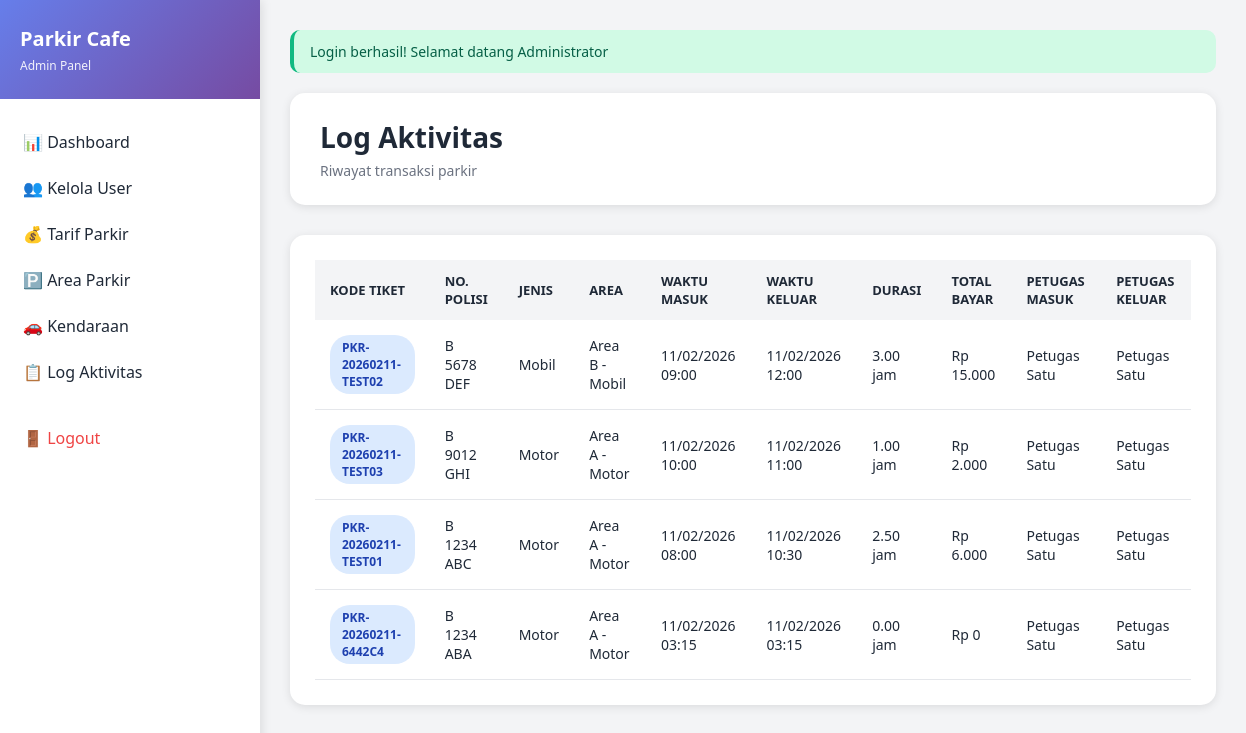
Screenshot of /admin/activityLog (signed in) with the database file from the repository.
### tables this page shows
CREATE TABLE `transaksi` (
  `id` int(11) NOT NULL,
  `kode_tiket` varchar(50) NOT NULL,
  `kendaraan_id` int(11) NOT NULL,
  `area_parkir_id` int(11) NOT NULL,
  `petugas_masuk_id` int(11) NOT NULL,
  `petugas_keluar_id` int(11) DEFAULT NULL,
  `waktu_masuk` datetime NOT NULL,
  `waktu_keluar` datetime DEFAULT NULL,
  `durasi_jam` decimal(10,2) DEFAULT NULL,
  `tarif_id` int(11) NOT NULL,
  `total_bayar` decimal(10,2) DEFAULT NULL,
  `status` enum('parkir','selesai','hilang') DEFAULT 'parkir',
  `catatan` text DEFAULT NULL,
  `created_at` timestamp NOT NULL DEFAULT current_timestamp(),
  `updated_at` timestamp NOT NULL DEFAULT current_timestamp() ON UPDATE current_timestamp()
);

CREATE TABLE `kendaraan` (
  `id` int(11) NOT NULL,
  `no_polisi` varchar(20) NOT NULL,
  `jenis_kendaraan` enum('motor','mobil','bus','truk') NOT NULL,
  `merk` varchar(50) DEFAULT NULL,
  `warna` varchar(30) DEFAULT NULL,
  `nama_pemilik` varchar(100) DEFAULT NULL,
  `no_telp_pemilik` varchar(20) DEFAULT NULL,
  `created_at` timestamp NOT NULL DEFAULT current_timestamp(),
  `updated_at` timestamp NOT NULL DEFAULT current_timestamp() ON UPDATE current_timestamp()
);

CREATE TABLE `area_parkir` (
  `id` int(11) NOT NULL,
  `nama_area` varchar(100) NOT NULL,
  `kode_area` varchar(20) NOT NULL,
  `kapasitas` int(11) NOT NULL,
  `terisi` int(11) DEFAULT 0,
  `jenis_kendaraan` enum('motor','mobil','bus','truk','semua') DEFAULT 'semua',
  `lokasi` varchar(200) DEFAULT NULL,
  `status` enum('aktif','nonaktif','maintenance') DEFAULT 'aktif',
  `created_at` timestamp NOT NULL DEFAULT current_timestamp(),
  `updated_at` timestamp NOT NULL DEFAULT current_timestamp() ON UPDATE current_timestamp()
);

CREATE TABLE `users` (
  `id` int(11) NOT NULL,
  `username` varchar(50) NOT NULL,
  `password` varchar(255) NOT NULL,
  `nama_lengkap` varchar(100) NOT NULL,
  `role` enum('admin','petugas','owner') NOT NULL,
  `email` varchar(100) DEFAULT NULL,
  `no_telp` varchar(20) DEFAULT NULL,
  `status` enum('aktif','nonaktif') DEFAULT 'aktif',
  `created_at` timestamp NOT NULL DEFAULT current_timestamp(),
  `updated_at` timestamp NOT NULL DEFAULT current_timestamp() ON UPDATE current_timestamp()
);

### controllers/AdminController.php (called while the page is built, shortened)
<?php
class AdminController extends Controller {
    private $transaksiModel;
    public function __construct() {
        $this->transaksiModel = $this->model('TransaksiModel');
    }
    public function activityLog() {
        $data = [
            'title' => 'Log Aktivitas',
            'transactions' => $this->transaksiModel->getCompletedTransactions(50),
            'flash' => $this->getFlash()
        ];
        $this->view('admin/activity_log', $data);
    }
}

### core/App.php (called while the page is built, shortened)
<?php
class App {
    protected $method = 'login';
    public function __construct() {
        $url = $this->parseURL();
        if (isset($url[0])) {
            $controllerName = ucfirst($url[0]) . 'Controller';
            $controllerPath = __DIR__ . '/../controllers/' . $controllerName . '.php';
            if (file_exists($controllerPath)) {
                unset($url[0]);
            }
        }
        $this->controller = new $this->controller;
        if (isset($url[1])) {
            if (method_exists($this->controller, $url[1])) {
                $this->method = $url[1];
                unset($url[1]);
            }
        }
        $this->params = $url ? array_values($url) : [];
        call_user_func_array([$this->controller, $this->method], $this->params);
    }
    public function parseURL() {
        if (isset($_GET['url'])) {
            $url = rtrim($_GET['url'], '/');
            $url = filter_var($url, FILTER_SANITIZE_URL);
            $url = explode('/', $url);
            return $url;
        }
        return [];
    }
}

### index.php (called while the page is built, shortened)
<?php
$app = new App();

### core/Model.php (called while the page is built, shortened)
<?php
class Model {
    public function __construct() {
        $this->db = Database::getInstance()->getConnection();
    }
}

### config/Database.php (called while the page is built, shortened)
<?php
class Database {
    private static $instance = null;
    private $connection;
    private $host = 'localhost';
    private $dbname = 'parkir_cafe';
    private $username = 'root';
    private $password = '';
    private function __construct() {
        try {
            $this->connection = new PDO(
                "mysql:host={$this->host};dbname={$this->dbname};charset=utf8mb4",
                $this->username,
                $this->password,
                [
                    PDO::ATTR_ERRMODE => PDO::ERRMODE_EXCEPTION,
                    PDO::ATTR_DEFAULT_FETCH_MODE => PDO::FETCH_ASSOC,
                    PDO::ATTR_EMULATE_PREPARES => false
                ]
            );
        } catch (PDOException $e) {
            die("Database connection failed: " . $e->getMessage());
        }
    }
    public static function getInstance() {
        if (self::$instance === null) {
            self::$instance = new self();
        }
        return self::$instance;
    }
    public function getConnection() {
        return $this->connection;
    }
}

### models/TransaksiModel.php (called while the page is built, shortened)
<?php
class TransaksiModel extends Model {
    protected $table = 'transaksi';
    public function getCompletedTransactions($limit = 100) {
        $stmt = $this->db->prepare("
            SELECT
                t.*,
                k.no_polisi,
                k.jenis_kendaraan,
                a.nama_area,
                u1.nama_lengkap as petugas_masuk,
                u2.nama_lengkap as petugas_keluar
            FROM {$this->table} t
            JOIN kendaraan k ON t.kendaraan_id = k.id
            JOIN area_parkir a ON t.area_parkir_id = a.id
            JOIN users u1 ON t.petugas_masuk_id = u1.id
            LEFT JOIN users u2 ON t.petugas_keluar_id = u2.id
            WHERE t.status = 'selesai'
            ORDER BY t.waktu_keluar DESC
            LIMIT ?
        ");
        $stmt->execute([$limit]);
        return $stmt->fetchAll();
    }
}

### views/admin/activity_log.php (the view)
<?php require_once __DIR__ . '/../layouts/header.php'; ?>
<?php if ($flash): ?>
    <div class="alert alert-<?= $flash['type'] ?>">
        <?= $flash['message'] ?>
    </div>
<?php endif; ?>
<div class="page-header">
    <h1>Log Aktivitas</h1>
    <p>Riwayat transaksi parkir</p>
</div>
<div class="card">
    <div class="card-body">
        <div class="table-responsive">
            <table>
                <thead>
                    <tr>
                        <th>Kode Tiket</th>
                        <th>No. Polisi</th>
                        <th>Jenis</th>
                        <th>Area</th>
                        <th>Waktu Masuk</th>
                        <th>Waktu Keluar</th>
                        <th>Durasi</th>
                        <th>Total Bayar</th>
                        <th>Petugas Masuk</th>
                        <th>Petugas Keluar</th>
                    </tr>
                </thead>
                <tbody>
                    <?php foreach ($transactions as $trans): ?>
                    <tr>
                        <td><span class="badge badge-info"><?= $trans['kode_tiket'] ?></span></td>
                        <td><?= $trans['no_polisi'] ?></td>
                        <td><?= ucfirst($trans['jenis_kendaraan']) ?></td>
                        <td><?= $trans['nama_area'] ?></td>
                        <td><?= date('d/m/Y H:i', strtotime($trans['waktu_masuk'])) ?></td>
                        <td><?= date('d/m/Y H:i', strtotime($trans['waktu_keluar'])) ?></td>
                        <td><?= number_format($trans['durasi_jam'], 2) ?> jam</td>
                        <td>Rp <?= number_format($trans['total_bayar'], 0, ',', '.') ?></td>
                        <td><?= $trans['petugas_masuk'] ?></td>
                        <td><?= $trans['petugas_keluar'] ?></td>
                    </tr>
                    <?php endforeach; ?>
                </tbody>
            </table>
        </div>
    </div>
</div>
<?php require_once __DIR__ . '/../layouts/footer.php'; ?>

### public/css/style.css (style rules this page uses)
* { margin: 0; padding: 0; box-sizing: border-box; }
:root { --primary: #667eea; --primary-dark: #5568d3; --secondary: #764ba2; --success: #10b981; --danger: #ef4444; --warning: #f59e0b; --info: #3b82f6; --dark: #1f2937; --light: #f3f4f6; --white: #ffffff; --border: #e5e7eb; --shadow: rgba(0, 0, 0, 0.1); --shadow-lg: rgba(0, 0, 0, 0.15); }
body { font-family: 'Segoe UI', Tahoma, Geneva, Verdana, sans-serif; background: linear-gradient(135deg, #667eea 0%, #764ba2 100%); min-height: 100vh; color: var(--dark); }
.alert { padding: 12px 16px; border-radius: 10px; margin-bottom: 20px; font-size: 14px; animation: slideDown 0.3s ease; }
.alert-success { background: #d1fae5; color: #065f46; border-left: 4px solid var(--success); }
.page-header { background: var(--white); padding: 25px 30px; border-radius: 15px; margin-bottom: 30px; box-shadow: 0 2px 10px var(--shadow); }
.page-header h1 { font-size: 28px; color: var(--dark); margin-bottom: 5px; }
.page-header p { color: #6b7280; font-size: 14px; }
.card { background: var(--white); border-radius: 15px; box-shadow: 0 2px 10px var(--shadow); margin-bottom: 30px; }
.card-body { padding: 25px; }
.table-responsive { overflow-x: auto; }
table { width: 100%; border-collapse: collapse; }
table thead { background: var(--light); }
table th { padding: 12px 15px; text-align: left; font-weight: 600; color: var(--dark); font-size: 13px; text-transform: uppercase; }
table td { padding: 15px; border-bottom: 1px solid var(--border); font-size: 14px; }
.badge { display: inline-block; padding: 4px 12px; border-radius: 20px; font-size: 12px; font-weight: 600; }
.badge-info { background: #dbeafe; color: #1e40af; }

### rows the page displays
transaksi: kode_tiket "PKR-20260211-TEST02", kendaraan.no_polisi "B 5678 DEF", kendaraan.jenis_kendaraan "Mobil", area_parkir.nama_area "Area B - Mobil", waktu_masuk "11/02/2026 09:00", waktu_keluar "11/02/2026 12:00", durasi_jam "3.00", total_bayar "15.000", petugas_masuk.nama_lengkap "Petugas Satu"
transaksi: kode_tiket "PKR-20260211-TEST03", kendaraan.no_polisi "B 9012 GHI", kendaraan.jenis_kendaraan "Motor", area_parkir.nama_area "Area A - Motor", waktu_masuk "11/02/2026 10:00", waktu_keluar "11/02/2026 11:00", durasi_jam "1.00", total_bayar "2.000", petugas_masuk.nama_lengkap "Petugas Satu"
transaksi: kode_tiket "PKR-20260211-TEST01", kendaraan.no_polisi "B 1234 ABC", kendaraan.jenis_kendaraan "Motor", area_parkir.nama_area "Area A - Motor", waktu_masuk "11/02/2026 08:00", waktu_keluar "11/02/2026 10:30", durasi_jam "2.50", total_bayar "6.000", petugas_masuk.nama_lengkap "Petugas Satu"
transaksi: kode_tiket "PKR-20260211-6442C4", kendaraan.no_polisi "B 1234 ABA", kendaraan.jenis_kendaraan "Motor", area_parkir.nama_area "Area A - Motor", waktu_masuk "11/02/2026 03:15", waktu_keluar "11/02/2026 03:15", durasi_jam "0.00", total_bayar "0", petugas_masuk.nama_lengkap "Petugas Satu"

### other values shown
$_SESSION['role'] "Admin"
$flash['message'] "Login berhasil! Selamat datang Administrator"
